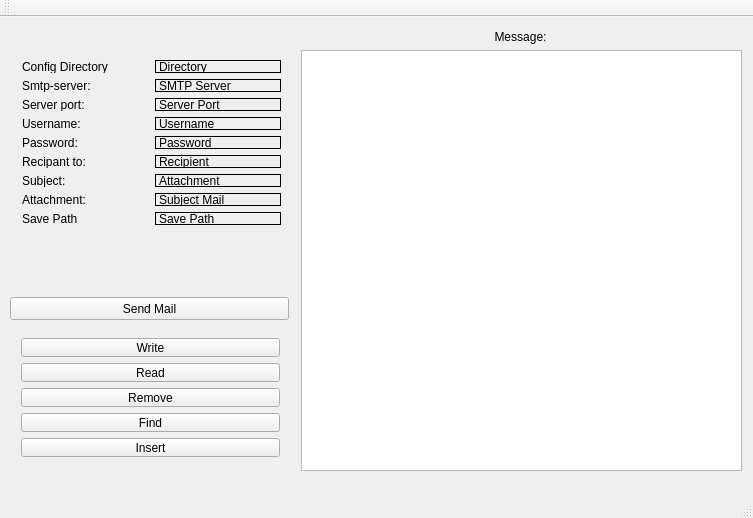
<?xml version="1.0" encoding="UTF-8"?>
<ui version="4.0">
 <class>MainWindow</class>
 <widget class="QMainWindow" name="MainWindow">
  <property name="geometry">
   <rect>
    <x>0</x>
    <y>0</y>
    <width>753</width>
    <height>518</height>
   </rect>
  </property>
  <property name="windowTitle">
   <string>MainWindow</string>
  </property>
  <widget class="QWidget" name="centralWidget">
   <widget class="QWidget" name="layoutWidget">
    <property name="geometry">
     <rect>
      <x>10</x>
      <y>310</y>
      <width>281</width>
      <height>141</height>
     </rect>
    </property>
    <layout class="QVBoxLayout" name="verticalLayout_3">
     <item>
      <widget class="QPushButton" name="btnWrite">
       <property name="text">
        <string>Write</string>
       </property>
      </widget>
     </item>
     <item>
      <widget class="QPushButton" name="btnRead">
       <property name="text">
        <string>Read</string>
       </property>
      </widget>
     </item>
     <item>
      <widget class="QPushButton" name="btnRemove">
       <property name="text">
        <string>Remove</string>
       </property>
      </widget>
     </item>
     <item>
      <widget class="QPushButton" name="btnFind">
       <property name="text">
        <string>Find</string>
       </property>
      </widget>
     </item>
     <item>
      <widget class="QPushButton" name="btnInsert">
       <property name="text">
        <string>Insert</string>
       </property>
      </widget>
     </item>
    </layout>
   </widget>
   <widget class="QWidget" name="layoutWidget">
    <property name="geometry">
     <rect>
      <x>11</x>
      <y>32</y>
      <width>281</width>
      <height>187</height>
     </rect>
    </property>
    <layout class="QHBoxLayout" name="horizontalLayout">
     <item>
      <layout class="QVBoxLayout" name="verticalLayout_2">
       <item>
        <widget class="QLabel" name="labelCfgDirectory">
         <property name="text">
          <string>Config Directory</string>
         </property>
        </widget>
       </item>
       <item>
        <widget class="QLabel" name="label">
         <property name="text">
          <string>Smtp-server:</string>
         </property>
        </widget>
       </item>
       <item>
        <widget class="QLabel" name="label_2">
         <property name="text">
          <string>Server port:</string>
         </property>
        </widget>
       </item>
       <item>
        <widget class="QLabel" name="label_3">
         <property name="text">
          <string>Username:</string>
         </property>
        </widget>
       </item>
       <item>
        <widget class="QLabel" name="label_4">
         <property name="text">
          <string>Password:</string>
         </property>
        </widget>
       </item>
       <item>
        <widget class="QLabel" name="label_5">
         <property name="text">
          <string>Recipant to:</string>
         </property>
        </widget>
       </item>
       <item>
        <widget class="QLabel" name="label_6">
         <property name="text">
          <string>Subject:</string>
         </property>
        </widget>
       </item>
       <item>
        <widget class="QLabel" name="label_8">
         <property name="text">
          <string>Attachment:</string>
         </property>
        </widget>
       </item>
       <item>
        <widget class="QLabel" name="label9">
         <property name="text">
          <string>Save Path</string>
         </property>
        </widget>
       </item>
      </layout>
     </item>
     <item>
      <layout class="QVBoxLayout" name="verticalLayout">
       <item>
        <widget class="QLabel" name="labelSmtpServer_2">
         <property name="frameShape">
          <enum>QFrame::Box</enum>
         </property>
         <property name="frameShadow">
          <enum>QFrame::Plain</enum>
         </property>
         <property name="text">
          <string>Directory</string>
         </property>
        </widget>
       </item>
       <item>
        <widget class="QLabel" name="labelSmtpServer">
         <property name="frameShape">
          <enum>QFrame::Box</enum>
         </property>
         <property name="frameShadow">
          <enum>QFrame::Plain</enum>
         </property>
         <property name="text">
          <string>SMTP Server</string>
         </property>
        </widget>
       </item>
       <item>
        <widget class="QLabel" name="labelServerPort">
         <property name="frameShape">
          <enum>QFrame::Box</enum>
         </property>
         <property name="frameShadow">
          <enum>QFrame::Plain</enum>
         </property>
         <property name="text">
          <string>Server Port</string>
         </property>
        </widget>
       </item>
       <item>
        <widget class="QLabel" name="labelMailUserName">
         <property name="frameShape">
          <enum>QFrame::Box</enum>
         </property>
         <property name="frameShadow">
          <enum>QFrame::Plain</enum>
         </property>
         <property name="text">
          <string>Username</string>
         </property>
        </widget>
       </item>
       <item>
        <widget class="QLabel" name="labelPassword">
         <property name="frameShape">
          <enum>QFrame::Box</enum>
         </property>
         <property name="frameShadow">
          <enum>QFrame::Plain</enum>
         </property>
         <property name="text">
          <string>Password</string>
         </property>
        </widget>
       </item>
       <item>
        <widget class="QLabel" name="labelRecipient">
         <property name="frameShape">
          <enum>QFrame::Box</enum>
         </property>
         <property name="frameShadow">
          <enum>QFrame::Plain</enum>
         </property>
         <property name="text">
          <string>Recipient</string>
         </property>
        </widget>
       </item>
       <item>
        <widget class="QLabel" name="labelAttachment">
         <property name="frameShape">
          <enum>QFrame::Box</enum>
         </property>
         <property name="frameShadow">
          <enum>QFrame::Plain</enum>
         </property>
         <property name="text">
          <string>Attachment</string>
         </property>
        </widget>
       </item>
       <item>
        <widget class="QLabel" name="labelSubjectMail">
         <property name="frameShape">
          <enum>QFrame::Box</enum>
         </property>
         <property name="frameShadow">
          <enum>QFrame::Plain</enum>
         </property>
         <property name="text">
          <string>Subject Mail</string>
         </property>
        </widget>
       </item>
       <item>
        <widget class="QLabel" name="labelSavePath">
         <property name="frameShape">
          <enum>QFrame::Box</enum>
         </property>
         <property name="frameShadow">
          <enum>QFrame::Plain</enum>
         </property>
         <property name="text">
          <string>Save Path</string>
         </property>
        </widget>
       </item>
      </layout>
     </item>
    </layout>
   </widget>
   <widget class="QPushButton" name="btnSendMail">
    <property name="geometry">
     <rect>
      <x>10</x>
      <y>280</y>
      <width>279</width>
      <height>23</height>
     </rect>
    </property>
    <property name="text">
     <string>Send Mail</string>
    </property>
   </widget>
   <widget class="QListWidget" name="lw_data">
    <property name="geometry">
     <rect>
      <x>301</x>
      <y>33</y>
      <width>441</width>
      <height>421</height>
     </rect>
    </property>
   </widget>
   <widget class="QLabel" name="label_7">
    <property name="geometry">
     <rect>
      <x>305</x>
      <y>10</y>
      <width>431</width>
      <height>20</height>
     </rect>
    </property>
    <property name="text">
     <string>Message:</string>
    </property>
    <property name="alignment">
     <set>Qt::AlignCenter</set>
    </property>
   </widget>
  </widget>
  <widget class="QMenuBar" name="menuBar">
   <property name="geometry">
    <rect>
     <x>0</x>
     <y>0</y>
     <width>753</width>
     <height>21</height>
    </rect>
   </property>
  </widget>
  <widget class="QToolBar" name="mainToolBar">
   <attribute name="toolBarArea">
    <enum>TopToolBarArea</enum>
   </attribute>
   <attribute name="toolBarBreak">
    <bool>false</bool>
   </attribute>
  </widget>
  <widget class="QStatusBar" name="statusBar"/>
 </widget>
 <layoutdefault spacing="6" margin="11"/>
 <resources/>
 <connections/>
</ui>
